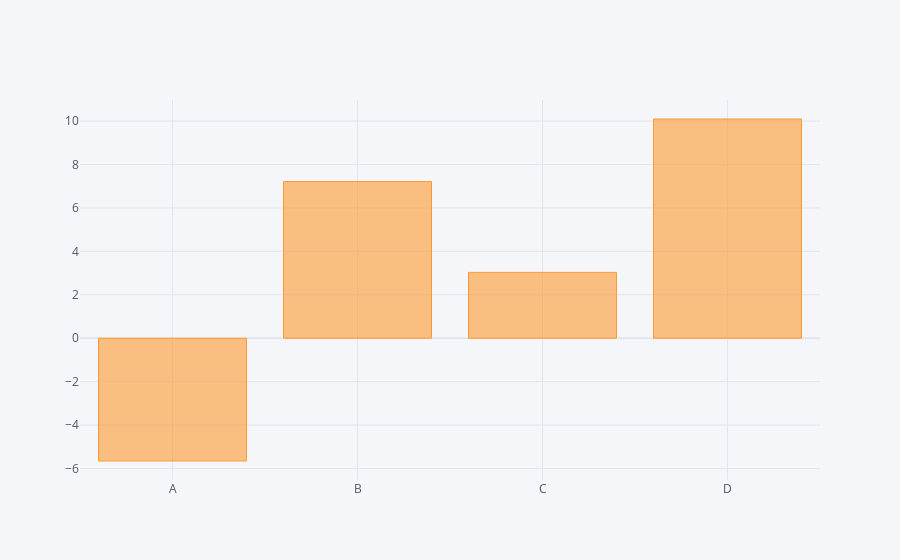

Source (notebook cell):
### Code cell
df.sum().iplot(kind='bar')

### Figure 1 — Plotly figure (JSON) as saved in the notebook; plotly's stock layout.template omitted (floating-point values rounded to 4 significant figures)
{"data": [{"marker": {"color": "rgba(255, 153, 51, 0.6)", "line": {"color": "rgba(255, 153, 51, 1.0)", "width": 1}}, "name": "None", "orientation": "v", "text": "", "type": "bar", "x": ["A", "B", "C", "D"], "y": [-5.655, 7.215, 3.032, 10.1]}], "layout": {"legend": {"bgcolor": "#F5F6F9", "font": {"color": "#4D5663"}}, "paper_bgcolor": "#F5F6F9", "plot_bgcolor": "#F5F6F9", "title": {"font": {"color": "#4D5663"}}, "xaxis": {"gridcolor": "#E1E5ED", "showgrid": true, "tickfont": {"color": "#4D5663"}, "title": {"font": {"color": "#4D5663"}, "text": ""}, "zerolinecolor": "#E1E5ED"}, "yaxis": {"gridcolor": "#E1E5ED", "showgrid": true, "tickfont": {"color": "#4D5663"}, "title": {"font": {"color": "#4D5663"}, "text": ""}, "zerolinecolor": "#E1E5ED"}}}
